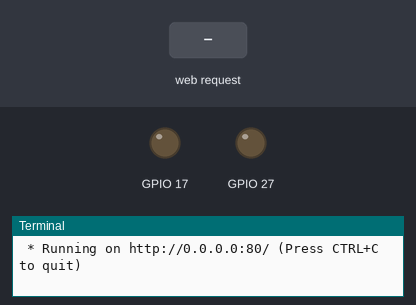
Simulated run of this program. Board: Raspberry Pi (BCM pin numbers). Shown: output pins drawn as LEDs (lit = HIGH), the last lines printed to the terminal. The test bench sets the inputs (shaded band). The clock reads 2024-03-15 10:24:30 at power-on unless the program sets it.

Above: at 1.2 s.
1.3 s: HTTP request for /17/on received
At 2.4 s:
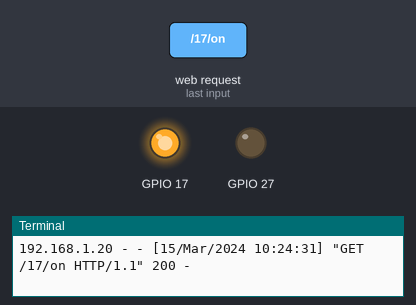
2.8 s: HTTP request for /27/toggle received
At 3.5 s:
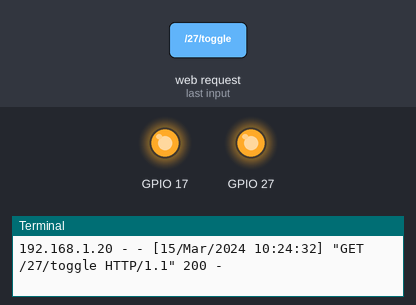
4.3 s: HTTP request for /17/off received
At 4.7 s:
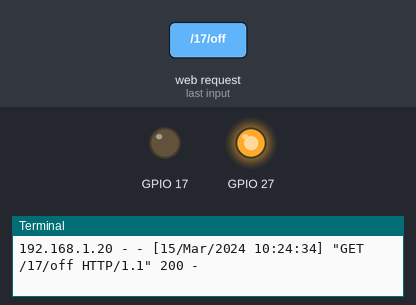
5.8 s: HTTP request for /27/off received
At 7.0 s:
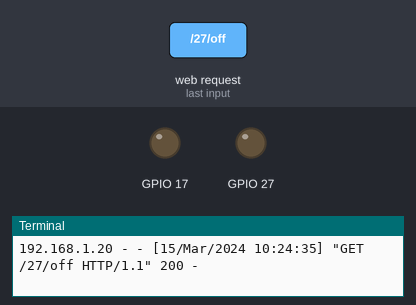
7.3 s: HTTP request for /27/on received
At 8.2 s:
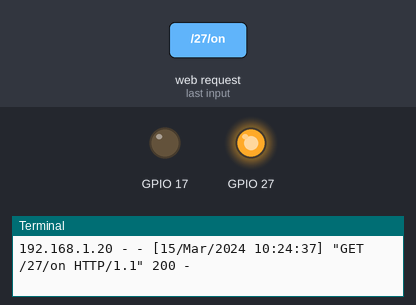
Timing chart, 0 to 9.8 s (numbered marks = the images above; inputs shaded):
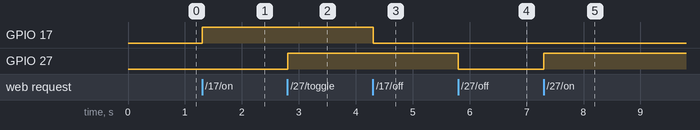

Measured:
- after the input at 1.3 s, GPIO 17: LOW → HIGH at once
- after the input at 2.8 s, GPIO 27: LOW → HIGH at once
- after the input at 4.3 s, GPIO 17: HIGH → LOW at once
- after the input at 5.8 s, GPIO 27: HIGH → LOW at once
- after the input at 7.3 s, GPIO 27: LOW → HIGH at once

The program:

Web_Server_GPIO_Output.py
```python
import flask             #import web framework
import RPi.GPIO     #RPi GPIO library

RPi.GPIO.setmode(RPi.GPIO.BCM)        #use Broadcom notation

#pins being used
pins={17: {"name": "testPin1", "state": RPi.GPIO.LOW}, 27: {"name": "testPin2", "state": RPi.GPIO.LOW}}

#initialize pins
for pin in pins:
    RPi.GPIO.setup(pin, RPi.GPIO.OUT)
    RPi.GPIO.output(pin, RPi.GPIO.LOW)

app=flask.Flask(__name__)                    #create Flask object

#home page
@app.route("/")
def main():
    for pin in pins:
        pins[pin]["state"]=RPi.GPIO.input(pin)
    templateData={"pins": pins}               #dictionary used to send data to html file
    return flask.render_template('gpio_output.html', **templateData)     #send GPIO data in the html template described in gpio_output.html

#control output pins
@app.route("/<changePin>/<action>")
def writePin(changePin, action):
    changePin=int(changePin)

    if action=="on":
        RPi.GPIO.output(changePin, RPi.GPIO.HIGH)

    if action=="off":
        RPi.GPIO.output(changePin, RPi.GPIO.LOW)

    if action=="toggle":
        RPi.GPIO.output(changePin, not RPi.GPIO.input(changePin))

    for pin in pins:
        pins[pin]["state"]=RPi.GPIO.input(pin)

    templateData={"pins": pins}        #dictionary used to send data to html file
    return flask.render_template('gpio_output.html', **templateData)     #send GPIO data in the html template described in gpio_output.html

#if script was run directly from command line, have the server listen in on port 80 and report errrors
if __name__== "__main__":
    app.run(host='0.0.0.0', port=80, debug=True)
```
